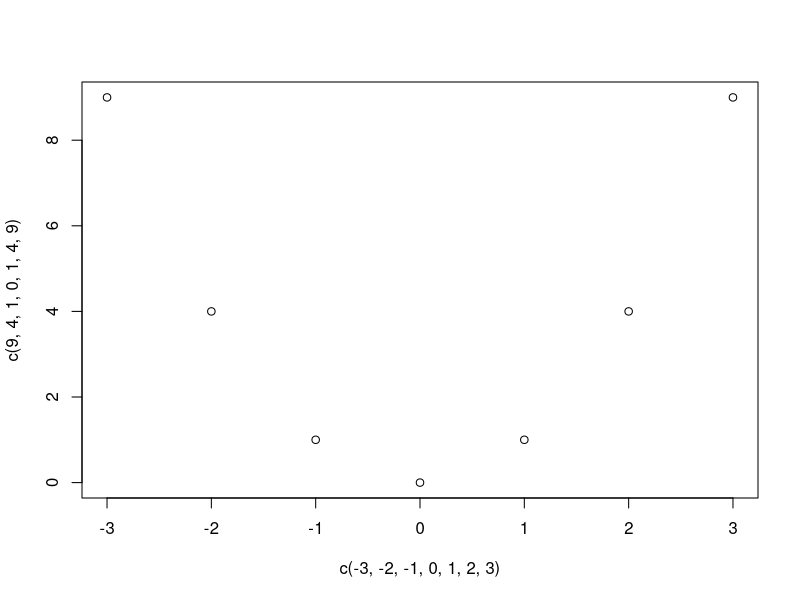

Recreate this plot in R.
## ---- chunk 1
knitr::opts_chunk$set(
  echo = FALSE,
  warning = FALSE,
  message = FALSE,
  fig.align = "center",
  out.width = "82%"
)
## ---- chunk 2
reaction_time <- c(12.1, 12.4, 12.7, 12.8, 13.0, 13.1, 13.3, 13.5, 13.8, 14.0, 31.6)
mean(reaction_time)
median(reaction_time)
sd(reaction_time)
IQR(reaction_time)
## ---- chunk 3
reaction_time_corrected <- c(12.1, 12.4, 12.7, 12.8, 13.0, 13.1, 13.3, 13.5, 13.8, 14.0, 13.6)
mean(reaction_time_corrected)
median(reaction_time_corrected)
sd(reaction_time_corrected)
IQR(reaction_time_corrected)
## ---- chunk 4
plot(c(-3,-2,-1,0,1,2,3), c(9,4,1,0,1,4,9))
## ---- chunk 5
cor(c(-3,-2,-1,0,1,2,3), c(9,4,1,0,1,4,9))
## ---- chunk 6
light <- c(1, 2, 3, 4, 5)
biomass <- c(2, 4, 5, 4, 5)

model <- lm(biomass ~ light)

model
summary(model)
predict(model, newdata = data.frame(light = 4))
residuals(model)
